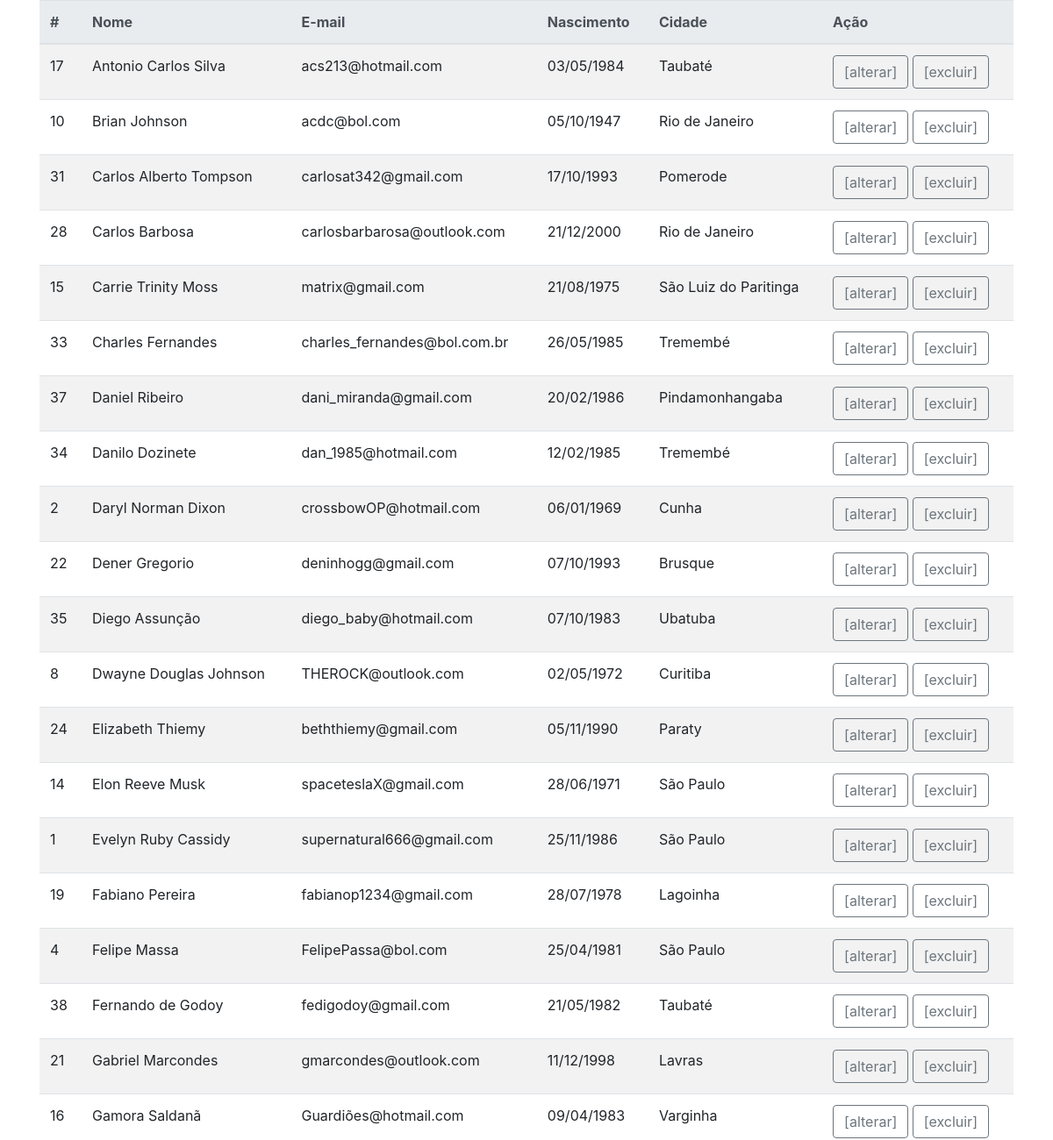
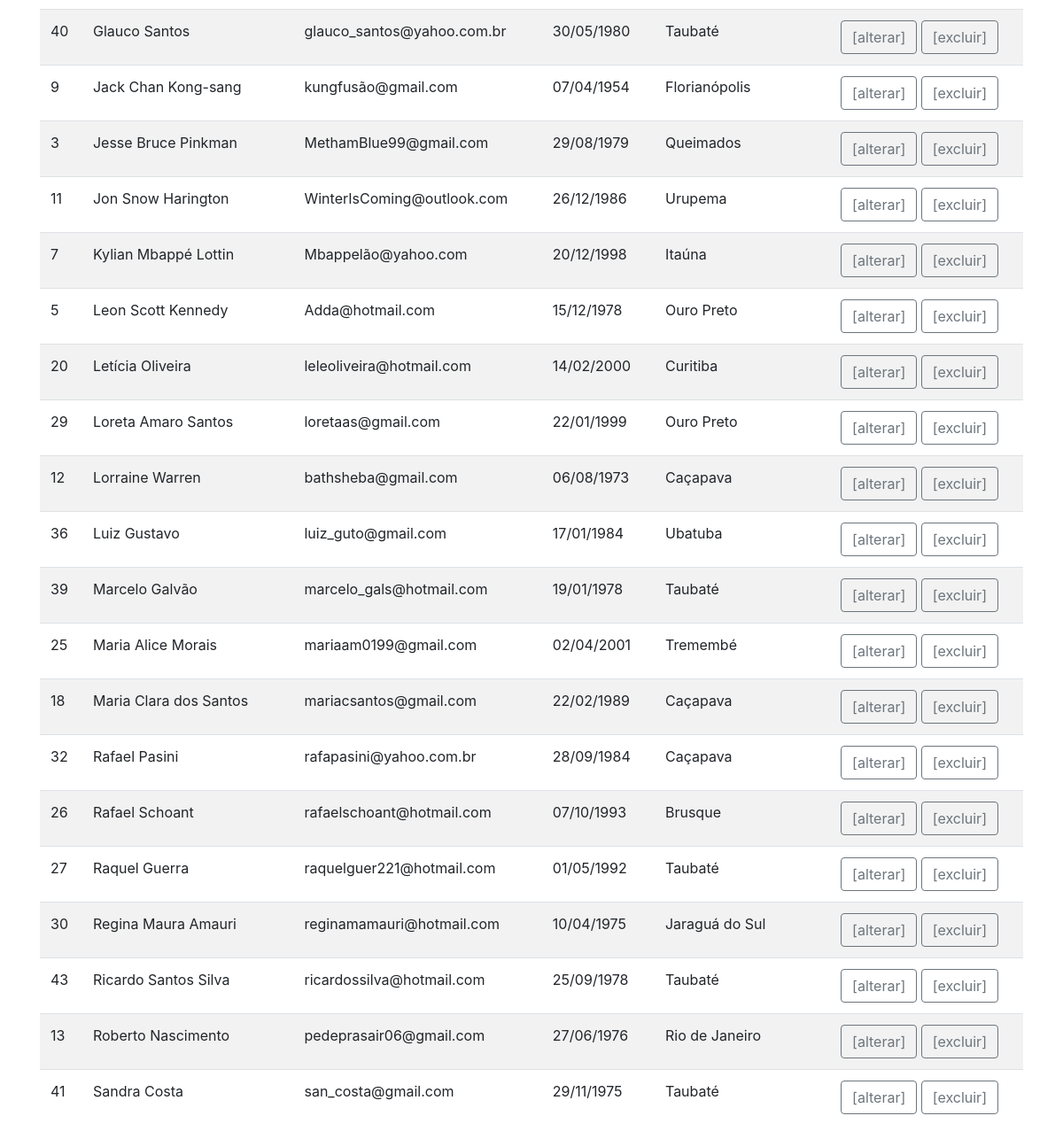
The page /PHP/lista_simples.php on the database its author committed (2 pictures, top to bottom).
### tables this page shows
CREATE TABLE `tb_amigos` (
  `pk_id` int(11) NOT NULL,
  `nome` char(50) DEFAULT NULL,
  `dataNascimento` date DEFAULT NULL,
  `email` char(50) DEFAULT NULL,
  `fk_cidade` int(11) DEFAULT NULL
);

CREATE TABLE `tb_cidade` (
  `pk_id` int(11) NOT NULL,
  `nomeCidade` char(40) DEFAULT NULL,
  `fk_estado` int(11) DEFAULT 1
);

### PHP/lista_simples.php (the view, shortened to what this page needs)
<?php
    include_once("includes/conexao.php");
?>
<!DOCTYPE html>
<html lang="pt-br">
<head>
    <link rel="stylesheet" href="css/bootstrap.css" />
</head>
<body>
<div class="container">
        <table class="table table-striped">
            <thead class="thead-light">
                <tr>
                    <th>#</th>
                    <th>Nome</th>
                    <th>E-mail</th>
                    <th>Nascimento</th>
                    <th>Cidade</th>
                    <th>Ação</th>
                </tr>
            </thead>
    <?php
            $sql = mysqli_query($conecta,"SELECT a.pk_id, nome, email, DATE_FORMAT(dataNascimento,'%d/%m/%Y') AS dataNascimento, nomeCidade
                FROM tb_amigos AS a INNER JOIN tb_cidade AS c ON c.pk_id=a.fk_cidade ORDER BY nome ASC");
            while($row = mysqli_fetch_object($sql)){
    ?>
            <tr>
                <td><?php echo $row->pk_id; ?></td>
                <td><?php echo $row->nome; ?></td>
                <td><?php echo $row->email; ?></td>
                <td><?php echo $row->dataNascimento; ?></td>
                <td><?php echo $row->nomeCidade; ?></td>
                <td>
                    <a href="#" class="btn btn-outline-secondary">[alterar]</a>
                    <button type="button" class="btn btn-outline-secondary" data-toggle="modal" data-target="#modalExcluir" data-id="<?php echo $row->pk_id; ?>">
                    [excluir]
                    </button>
                </td>
            </tr>
    <?php
            }
    ?>
        </table>
</div>
</body>
</html>

### rows shown on the page
tb_amigos: pk_id "17", nome "Antonio Carlos Silva", email "acs213@hotmail.com", dataNascimento "03/05/1984", fk_cidade.nomeCidade "Taubaté"
tb_amigos: pk_id "10", nome "Brian Johnson", email "acdc@bol.com", dataNascimento "05/10/1947", fk_cidade.nomeCidade "Rio de Janeiro"
tb_amigos: pk_id "31", nome "Carlos Alberto Tompson", email "carlosat342@gmail.com", dataNascimento "17/10/1993", fk_cidade.nomeCidade "Pomerode"
tb_amigos: pk_id "28", nome "Carlos Barbosa", email "carlosbarbarosa@outlook.com", dataNascimento "21/12/2000", fk_cidade.nomeCidade "Rio de Janeiro"
tb_amigos: pk_id "15", nome "Carrie Trinity Moss", email "matrix@gmail.com", dataNascimento "21/08/1975", fk_cidade.nomeCidade "São Luiz do Paritinga"
tb_amigos: pk_id "33", nome "Charles Fernandes", email "charles_fernandes@bol.com.br", dataNascimento "26/05/1985", fk_cidade.nomeCidade "Tremembé"
tb_amigos: pk_id "37", nome "Daniel Ribeiro", email "dani_miranda@gmail.com", dataNascimento "20/02/1986", fk_cidade.nomeCidade "Pindamonhangaba"
tb_amigos: pk_id "34", nome "Danilo Dozinete", email "dan_1985@hotmail.com", dataNascimento "12/02/1985", fk_cidade.nomeCidade "Tremembé"
tb_amigos: pk_id "2", nome "Daryl Norman Dixon", email "crossbowOP@hotmail.com", dataNascimento "06/01/1969", fk_cidade.nomeCidade "Cunha"
tb_amigos: pk_id "22", nome "Dener Gregorio", email "deninhogg@gmail.com", dataNascimento "07/10/1993", fk_cidade.nomeCidade "Brusque"
tb_amigos: pk_id "35", nome "Diego Assunção", email "diego_baby@hotmail.com", dataNascimento "07/10/1983", fk_cidade.nomeCidade "Ubatuba"
tb_amigos: pk_id "8", nome "Dwayne Douglas Johnson", email "THEROCK@outlook.com", dataNascimento "02/05/1972", fk_cidade.nomeCidade "Curitiba"
tb_amigos: pk_id "24", nome "Elizabeth Thiemy", email "beththiemy@gmail.com", dataNascimento "05/11/1990", fk_cidade.nomeCidade "Paraty"
tb_amigos: pk_id "14", nome "Elon Reeve Musk", email "spaceteslaX@gmail.com", dataNascimento "28/06/1971", fk_cidade.nomeCidade "São Paulo"
tb_amigos: pk_id "1", nome "Evelyn Ruby Cassidy", email "supernatural666@gmail.com", dataNascimento "25/11/1986", fk_cidade.nomeCidade "São Paulo"
tb_amigos: pk_id "19", nome "Fabiano Pereira", email "fabianop1234@gmail.com", dataNascimento "28/07/1978", fk_cidade.nomeCidade "Lagoinha"
tb_amigos: pk_id "4", nome "Felipe Massa", email "FelipePassa@bol.com", dataNascimento "25/04/1981", fk_cidade.nomeCidade "São Paulo"
tb_amigos: pk_id "38", nome "Fernando de Godoy", email "fedigodoy@gmail.com", dataNascimento "21/05/1982", fk_cidade.nomeCidade "Taubaté"
tb_amigos: pk_id "21", nome "Gabriel Marcondes", email "gmarcondes@outlook.com", dataNascimento "11/12/1998", fk_cidade.nomeCidade "Lavras"
tb_amigos: pk_id "16", nome "Gamora Saldanã", email "Guardiões@hotmail.com", dataNascimento "09/04/1983", fk_cidade.nomeCidade "Varginha"
tb_amigos: pk_id "40", nome "Glauco Santos", email "glauco_santos@yahoo.com.br", dataNascimento "30/05/1980", fk_cidade.nomeCidade "Taubaté"
tb_amigos: pk_id "9", nome "Jack Chan Kong-sang", email "kungfusão@gmail.com", dataNascimento "07/04/1954", fk_cidade.nomeCidade "Florianópolis"
tb_amigos: pk_id "3", nome "Jesse Bruce Pinkman", email "MethamBlue99@gmail.com", dataNascimento "29/08/1979", fk_cidade.nomeCidade "Queimados"
tb_amigos: pk_id "11", nome "Jon Snow Harington", email "WinterIsComing@outlook.com", dataNascimento "26/12/1986", fk_cidade.nomeCidade "Urupema"
tb_amigos: pk_id "7", nome "Kylian Mbappé Lottin", email "Mbappelão@yahoo.com", dataNascimento "20/12/1998", fk_cidade.nomeCidade "Itaúna"
tb_amigos: pk_id "5", nome "Leon Scott Kennedy", email "Adda@hotmail.com", dataNascimento "15/12/1978", fk_cidade.nomeCidade "Ouro Preto"
tb_amigos: pk_id "20", nome "Letícia Oliveira", email "leleoliveira@hotmail.com", dataNascimento "14/02/2000", fk_cidade.nomeCidade "Curitiba"
tb_amigos: pk_id "29", nome "Loreta Amaro Santos", email "loretaas@gmail.com", dataNascimento "22/01/1999", fk_cidade.nomeCidade "Ouro Preto"
tb_amigos: pk_id "12", nome "Lorraine Warren", email "bathsheba@gmail.com", dataNascimento "06/08/1973", fk_cidade.nomeCidade "Caçapava"
tb_amigos: pk_id "36", nome "Luiz Gustavo", email "luiz_guto@gmail.com", dataNascimento "17/01/1984", fk_cidade.nomeCidade "Ubatuba"
tb_amigos: pk_id "39", nome "Marcelo Galvão", email "marcelo_gals@hotmail.com", dataNascimento "19/01/1978", fk_cidade.nomeCidade "Taubaté"
tb_amigos: pk_id "25", nome "Maria Alice Morais", email "mariaam0199@gmail.com", dataNascimento "02/04/2001", fk_cidade.nomeCidade "Tremembé"
tb_amigos: pk_id "18", nome "Maria Clara dos Santos", email "mariacsantos@gmail.com", dataNascimento "22/02/1989", fk_cidade.nomeCidade "Caçapava"
tb_amigos: pk_id "32", nome "Rafael Pasini", email "rafapasini@yahoo.com.br", dataNascimento "28/09/1984", fk_cidade.nomeCidade "Caçapava"
tb_amigos: pk_id "26", nome "Rafael Schoant", email "rafaelschoant@hotmail.com", dataNascimento "07/10/1993", fk_cidade.nomeCidade "Brusque"
tb_amigos: pk_id "27", nome "Raquel Guerra", email "raquelguer221@hotmail.com", dataNascimento "01/05/1992", fk_cidade.nomeCidade "Taubaté"
tb_amigos: pk_id "30", nome "Regina Maura Amauri", email "reginamamauri@hotmail.com", dataNascimento "10/04/1975", fk_cidade.nomeCidade "Jaraguá do Sul"
tb_amigos: pk_id "43", nome "Ricardo Santos Silva", email "ricardossilva@hotmail.com", dataNascimento "25/09/1978", fk_cidade.nomeCidade "Taubaté"
tb_amigos: pk_id "13", nome "Roberto Nascimento", email "pedeprasair06@gmail.com", dataNascimento "27/06/1976", fk_cidade.nomeCidade "Rio de Janeiro"
tb_amigos: pk_id "41", nome "Sandra Costa", email "san_costa@gmail.com", dataNascimento "29/11/1975", fk_cidade.nomeCidade "Taubaté"
